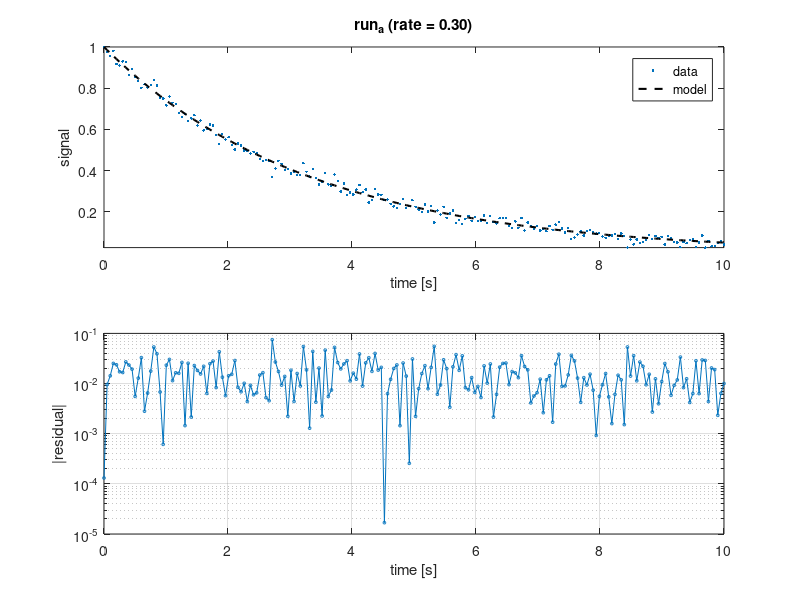
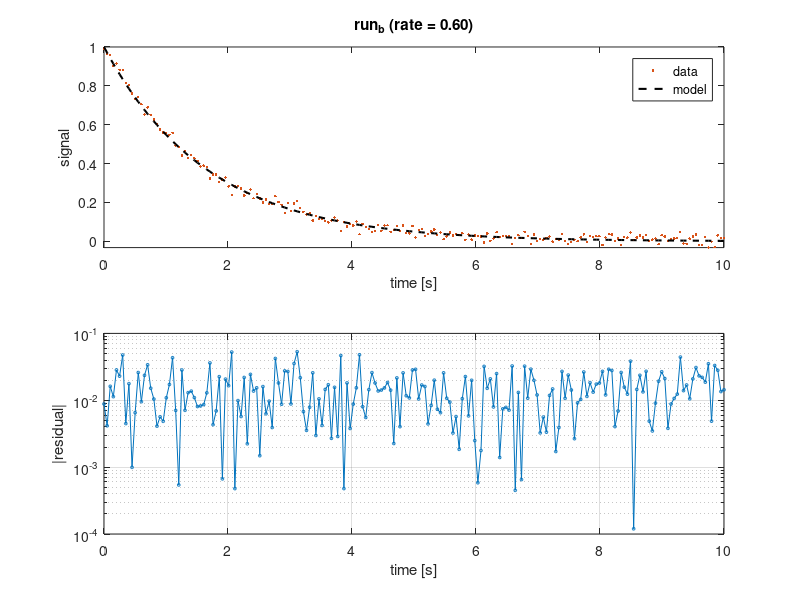
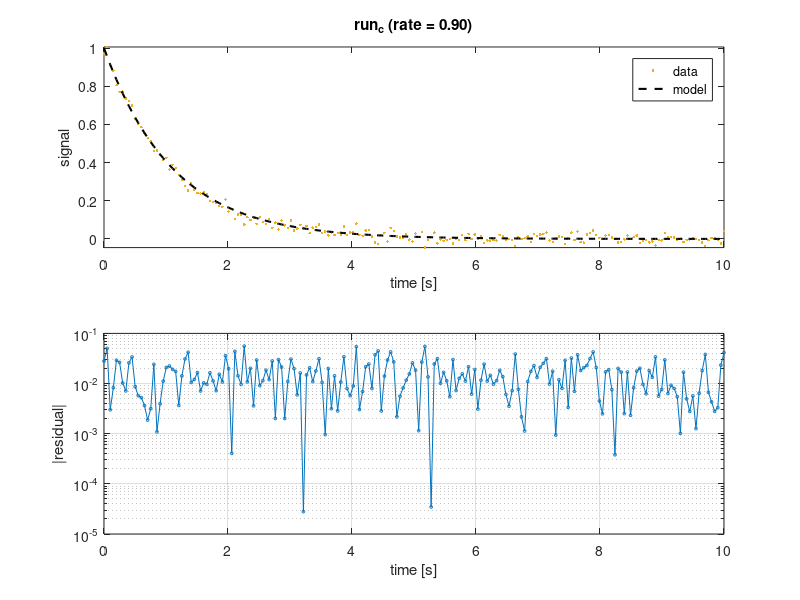

These charts were generated, in order, by the following MATLAB code: (Note: this script raises an error after producing the figures.)
%% Plot a family of decay curves for several datasets
% Produces one figure per dataset plus a summary figure and a heat map.
clear
clc
close all
rng(42)

datasets = {'run_a', 'run_b', 'run_c'};
nRuns    = numel(datasets);
t        = linspace(0, 10, 200);
rates    = [0.3, 0.6, 0.9];
colors   = lines(nRuns);

outDir = fullfile(tempdir, 'b_plot_out');
if ~exist(outDir, 'dir')
    mkdir(outDir);
end

stats = zeros(nRuns, 2);

for k = 1:nRuns
    % Noisy exponential decay for this dataset
    model = exp(-rates(k) * t);
    y = model + 0.02 * randn(size(t));
    stats(k, :) = [mean(y), std(y)];

    fig = figure('Name', datasets{k}, 'Color', 'w');

    % Top panel: data against the model
    subplot(2, 1, 1)
    plot(t, y, '.', 'Color', colors(k, :))
    hold on
    plot(t, model, 'k--', 'LineWidth', 1.5)
    hold off
    xlabel('time [s]')
    ylabel('signal')
    title(sprintf('%s (rate = %.2f)', datasets{k}, rates(k)))
    legend('data', 'model', 'Location', 'northeast')
    axis tight

    % Bottom panel: residual on a log scale
    subplot(2, 1, 2)
    semilogy(t, abs(y - model) + eps, '-o', 'MarkerSize', 2)
    xlabel('time [s]')
    ylabel('|residual|')
    grid on

    drawnow
    saveas(fig, fullfile(outDir, sprintf('%s.png', datasets{k})))
end

% Summary bar chart with error bars
figure('Name', 'summary', 'Color', 'w')
bar(categorical(datasets), stats(:, 1))
hold on
errorbar(1:nRuns, stats(:, 1), stats(:, 2), 'k.', 'LineStyle', 'none')
hold off
ylabel('mean signal')
title('Mean and spread per dataset')
ax = gca;
ax.YLim = [0, 1.2];

% Heat map of the model over time and rate
rateGrid = linspace(0.1, 1, 30);
surfaceVals = exp(-rateGrid' * t);
figure('Name', 'heat', 'Color', 'w')
imagesc(t, rateGrid, surfaceVals)
colormap(hot)
c = colorbar;
c.Label.String = 'signal';
xlabel('time [s]')
ylabel('rate')
axis xy

fprintf('Saved %d figures to %s\n', nRuns + 1, outDir);
